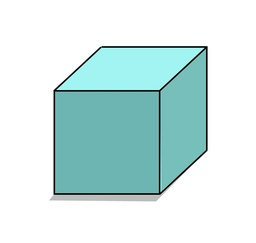
#> input picture HW3/Answers/images/Q5/harris.jpg, 256 x 243 px, shrunk from 999 x 947 before the run
$ jupyter execute Q5.ipynb   (older library calls are emulated)
#> lines starting #> are read from the running program, lines starting #| are printed output that depends on the picture; after the words box and inside, x2 and y2 are one past the last pixel; in counts of white or black regions, pixels touching at a corner belong together
#> further down, image is the input picture: shape (243, 256, 3); mean B, G, R 230.1, 231, 207.9
<h1>
<font color="#ff2e2e">
Corner Detection
</font>
</h1>

[cell 1]
import cv2
import numpy as np
import matplotlib.pyplot as plt
import os

<h3><font color = "#079e05"> This function is used to plot your result </font></h3>

[cell 2]
def plotter(img_list, r, w, gray, wr, hr, fig_name = None):
    '''
    Plots images' list with its' caption and saves result image if you want.

    Parameters:
        img_list (list): The list of tuples of image and its' caption.
        r (int): The number of row(s).
        w (int): The number of colunm(s).
        gray (bool): The flag for plotting images in grayscale mode.
        wr (int): The width of one figure.
        hr (int): The height of one figure.
        fig_name (str): The name of the image of the plot. if not set this parameter the plot doesn't save.
    '''

    plt.rcParams['figure.figsize'] = (wr, hr)
    for i in range(len(img_list)):
        plt.subplot(r, w, i + 1)
        if img_list[i][2] == 'img':
            if gray:
                plt.imshow(img_list[i][0], cmap = 'gray')
            else:
                plt.imshow(img_list[i][0])
            plt.xticks([])
            plt.yticks([])
        elif img_list[i][2] == 'hist':
            plt.bar(np.arange(len(img_list[i][0])), img_list[i][0], color = 'c')
        else:
            raise Exception("Only image or histogram. Use third parameter of tuples in img_list and set it to img or hist.")
        plt.title(img_list[i][1])
    if fig_name is not None:
        plt.savefig(fig_name + '.png')
    plt.show()

<h3><font color = "#079e05"> Complete the harris_points function without using OpenCV functions </font></h3>

[cell 3]
def harris_points(img):
    '''
    Gets corner points by applying the harris detection algorithm.

    Parameters:
        image (numpy.ndarray): The input image.

    Returns:
        numpy.ndarray: The result image.

    '''

    border = 5//2
    gray= cv2.cvtColor(img,cv2.COLOR_BGR2GRAY)
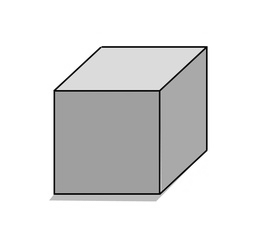
#> gray: shape (243, 256); min 0, max 255, mean 224
    h,w = gray.shape
#> h = 243; w = 256
    smoothed = cv2.GaussianBlur(gray,(5,5),0)
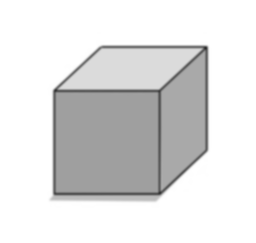
#> smoothed: shape (243, 256); min 42, max 255, mean 224
    M = np.zeros((h,w))
    dx = cv2.Sobel(smoothed, cv2.CV_64F, 1, 0, ksize=3)
    dy = cv2.Sobel(smoothed, cv2.CV_64F, 0, 1, ksize=3)
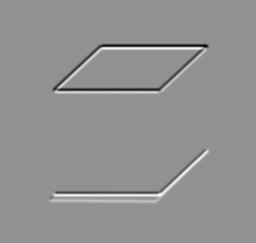
#> dy: shape (243, 256) float64; min -534, max 399, mean 0; drawn with min black and max white


    dx2=dx**2
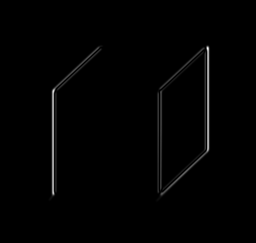
#> dx2: shape (243, 256) float64; min 0, max 298116, mean 2713; drawn with min black and max white
    dy2=dy**2
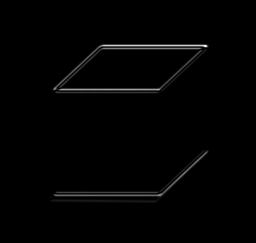
#> dy2: shape (243, 256) float64; min 0, max 285156, mean 3089.2; drawn with min black and max white
    dxy=dx*dy


    # [6 lines of commented-out code are left out]
    for y in range(border, h-border):
        for x in range(border, w-border):
            Sx2 = np.sum(dx2[y-border:y+1+border, x-border:x+1+border])
            Sy2 = np.sum(dy2[y-border:y+1+border, x-border:x+1+border])
            Sxy = np.sum(dxy[y-border:y+1+border, x-border:x+1+border])

            I = np.array([[Sx2,Sxy],[Sxy,Sy2]])
            det=np.linalg.det(I)
            trace=np.matrix.trace(I)
            R=det-0.04*(trace**2)
            M[y-border, x-border]=R
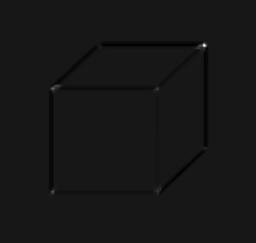
#> M: shape (243, 256) float64; min -3.19e+11, max 3.15e+12, mean -6.99e+09; drawn with min black and max white


    cv2.normalize(M, M, 0, 1, cv2.NORM_MINMAX)
    for y in range(border, h-border):
        for x in range(border, w-border):
            value=M[y, x]
            if value> 0.20:
                cv2.circle(img,(x,y),4,(255,0,0) , -1)
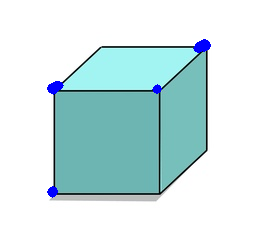
#> img: shape (243, 256, 3); 0.76% of pixels changed, all inside (x1, y1, x2, y2) = (47, 39, 211, 198)

    return img

<h3><font color = "#079e05"> Show the result </font></h3>

[cell 4]
image_list = []
image = cv2.imread(os.path.join('images/Q5', 'harris.jpg'))
image_list.append([cv2.cvtColor(image, cv2.COLOR_BGR2RGB), 'source', 'img'])
image_list.append([harris_points(image), 'harris_points', 'img'])
plotter(image_list,1 , 2, True, 20, 10, '7')
#> the loop in plotter, `for i in range(len(img_list)):` made 2 passes
#> in plotter, `plt.savefig(fig_name + '.png')`:
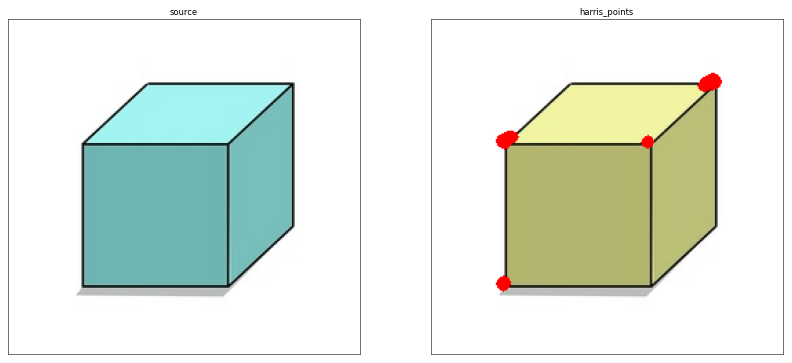
#> figure drawn by matplotlib, 2 panels; B, G, R data is drawn as R, G, B

<h3><font color = "#079e05"> Complete the harris_points_OpenCV function with using OpenCV functions </font></h3>

[cell 5]
def harris_points_OpenCV(image):
    '''
    Gets corner points by applying the harris detection algorithm.

    Parameters:
        image (numpy.ndarray): The input image.

    Returns:
        numpy.ndarray: The result image.
    '''


    gray = cv2.cvtColor(image,cv2.COLOR_RGB2GRAY)

    harris = cv2.cornerHarris(gray,2,5,0.04)
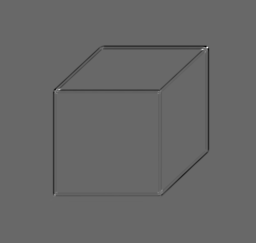
#> harris: shape (243, 256) float32; min -1.47, max 2.11, mean -0.0153; drawn with min black and max white

    harris = cv2.dilate(harris,None)
    thresh = 0.1*harris.max()
#> thresh = 0.211
    for j in range(0, image.shape[0]):
        for i in range(0, image.shape[1]):
            if(harris[j,i] > thresh):
                pass

                cv2.circle( image ,(i, j), 1, (255,0,0), -1)
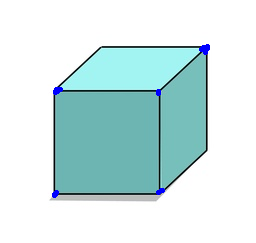
#> image: shape (243, 256, 3); 0.41% of pixels changed, all inside (x1, y1, x2, y2) = (52, 44, 210, 198)


    return image

<h3><font color = "#079e05"> Show the result </font></h3>

[cell 6]
image_list = []
image = cv2.imread(os.path.join('images/Q5', 'harris.jpg'))
image_list.append([cv2.cvtColor(image, cv2.COLOR_BGR2RGB), 'source', 'img'])
image_list.append([harris_points_OpenCV(image), 'harris_points_OpenCV', 'img'])
plotter(image_list,1 , 2, True, 20, 10, '7')
#> the loop in plotter (call 2), `for i in range(len(img_list)):` made 2 passes
